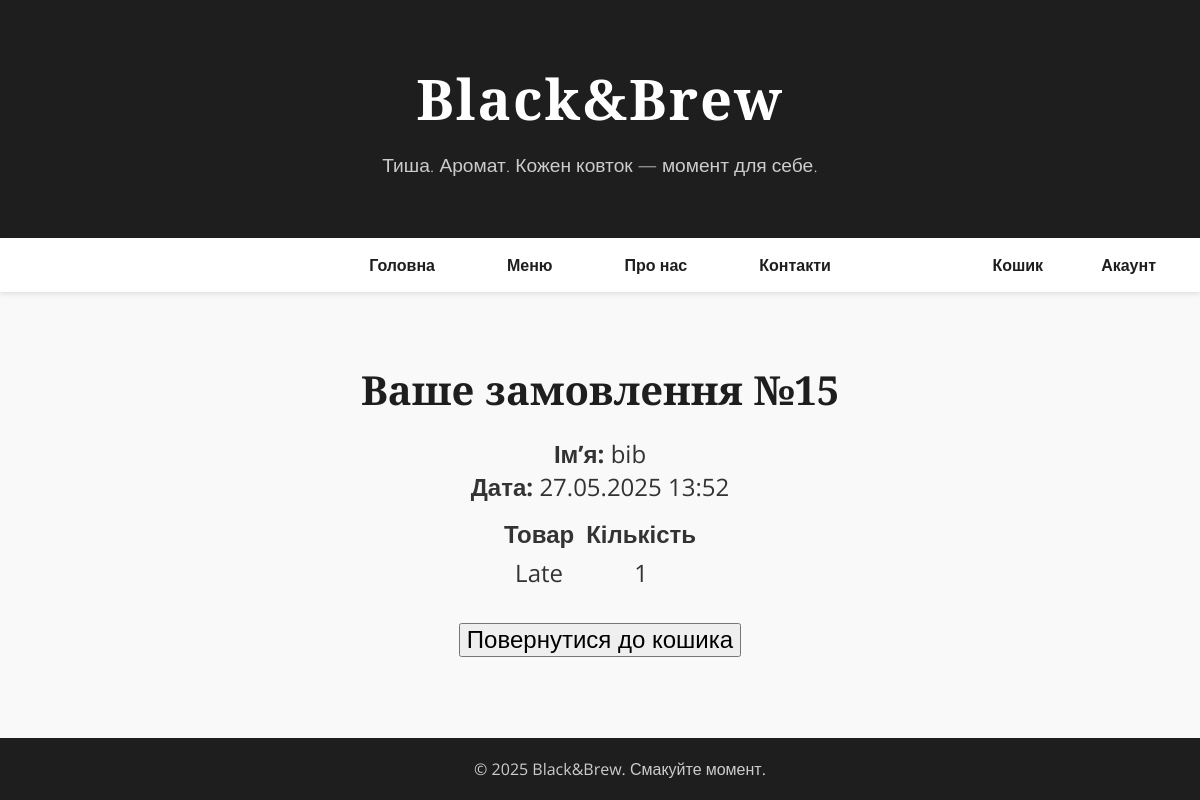
/cart/order/15/, run on the app's committed database.
### cart/models.py (models this page shows, shortened)
class Order(models.Model):
    name = models.CharField(max_length=150)
    user = models.ForeignKey(
        settings.AUTH_USER_MODEL,
        null=True,
        blank=True,
        on_delete=models.SET_NULL
    )
    session_key = models.CharField(max_length=40, null=True, blank=True)
    is_completed = models.BooleanField(default=False)
    created_at = models.DateTimeField(auto_now_add=True)

class OrderItem(models.Model):
    product = models.ForeignKey(Product, on_delete=models.CASCADE)
    quantity = models.PositiveIntegerField(default=1)
    order = models.ForeignKey(Order, on_delete=models.CASCADE)

class Product(models.Model):
    name = models.CharField(max_length=100)
    price = models.DecimalField(max_digits=6, decimal_places=2)

### cart/views.py (the view)
# urls.py: path('order/<int:order_id>/', views.order_detail, name='order_detail'),
def order_detail(request, order_id):
    order = get_object_or_404(Order, id=order_id)
    if order.user:
        if request.user != order.user and not request.user.is_staff:
            return redirect('cart:detail')
    else:
        session_key = _get_session_key(request)
        if order.session_key != session_key:
            return redirect('cart:detail')
    return render(request, 'cart/order_detail.html', {'order': order})

### cart/views.py (called while the page is built)
def _get_session_key(request):
    if not request.session.session_key:
        request.session.create()
    return request.session.session_key

### templates/cart/order_detail.html
{% extends 'cart/base.html' %}
{% block content %}
  <h2>Ваше замовлення №{{ order.id }}</h2>
  <p><strong>Ім’я:</strong> {{ order.name }}</p>
  <p><strong>Дата:</strong> {{ order.created_at|date:"d.m.Y H:i" }}</p>
  <table>
    <thead>
      <tr>
        <th>Товар</th>
        <th>Кількість</th>
      </tr>
    </thead>
    <tbody>
      {% for item in order.orderitem_set.all %}
        <tr>
          <td>{{ item.product.name }}</td>
          <td>{{ item.quantity }}</td>
        </tr>
      {% endfor %}
    </tbody>
  </table>
  <div class="cart-back-btn">
    <form action="{% url 'cart:detail' %}" method="get">
      <button type="submit">Повернутися до кошика</button>
    </form>
  </div>
{% endblock %}

### templates/cart/base.html (style rules this page uses)
body { font-family: 'Open Sans', sans-serif; margin:0; padding:0; background:#f9f9f9; color:#333; }
h2 { font-family:'Playfair Display', serif; font-size:2.5em; margin-bottom:20px; color:#1e1e1e; }
table { font-size:1.5em; margin:10px auto; }
table th, table td { padding: 2px 5px; }
button { margin:10px auto; font-size:1.5em; margin:0px auto; }
p { font-size:1.5em; margin:0px auto; }
.cart-back-btn { margin-top: 30px; }

### data on the page
Order: id "15", name "bib", created_at "27.05.2025 13:52"
OrderItem: product.name "Late", quantity "1"
